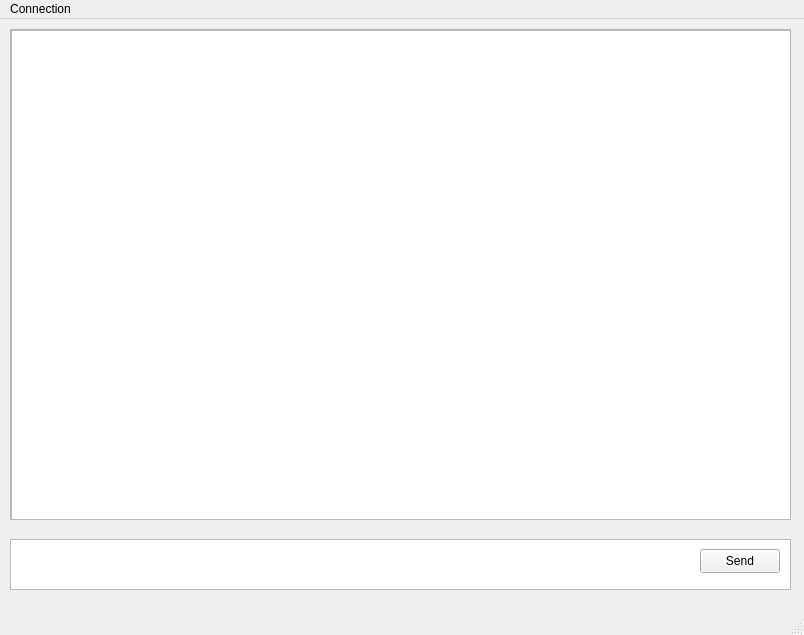
<?xml version="1.0" encoding="UTF-8"?>
<ui version="4.0">
 <class>MainWindow</class>
 <widget class="QMainWindow" name="MainWindow">
  <property name="geometry">
   <rect>
    <x>0</x>
    <y>0</y>
    <width>804</width>
    <height>635</height>
   </rect>
  </property>
  <property name="mouseTracking">
   <bool>true</bool>
  </property>
  <property name="tabletTracking">
   <bool>true</bool>
  </property>
  <property name="windowTitle">
   <string>Harmony</string>
  </property>
  <property name="windowIcon">
   <iconset resource="resources.qrc">
    <normaloff>:/assets/assets/cassie_avatar.png</normaloff>:/assets/assets/cassie_avatar.png</iconset>
  </property>
  <property name="tabShape">
   <enum>QTabWidget::TabShape::Triangular</enum>
  </property>
  <widget class="QWidget" name="centralwidget">
   <widget class="QTextEdit" name="messageEdit">
    <property name="geometry">
     <rect>
      <x>10</x>
      <y>520</y>
      <width>781</width>
      <height>51</height>
     </rect>
    </property>
    <property name="html">
     <string>&lt;!DOCTYPE HTML PUBLIC &quot;-//W3C//DTD HTML 4.0//EN&quot; &quot;http://www.w3.org/TR/REC-html40/strict.dtd&quot;&gt;
&lt;html&gt;&lt;head&gt;&lt;meta name=&quot;qrichtext&quot; content=&quot;1&quot; /&gt;&lt;meta charset=&quot;utf-8&quot; /&gt;&lt;style type=&quot;text/css&quot;&gt;
p, li { white-space: pre-wrap; }
hr { height: 1px; border-width: 0; }
li.unchecked::marker { content: &quot;\2610&quot;; }
li.checked::marker { content: &quot;\2612&quot;; }
&lt;/style&gt;&lt;/head&gt;&lt;body style=&quot; font-family:'Segoe UI'; font-size:9pt; font-weight:400; font-style:normal;&quot;&gt;
&lt;p style=&quot;-qt-paragraph-type:empty; margin-top:0px; margin-bottom:0px; margin-left:0px; margin-right:0px; -qt-block-indent:0; text-indent:0px;&quot;&gt;&lt;br /&gt;&lt;/p&gt;&lt;/body&gt;&lt;/html&gt;</string>
    </property>
   </widget>
   <widget class="QPushButton" name="sendButton">
    <property name="geometry">
     <rect>
      <x>700</x>
      <y>530</y>
      <width>80</width>
      <height>24</height>
     </rect>
    </property>
    <property name="text">
     <string>Send</string>
    </property>
   </widget>
   <widget class="QScrollArea" name="messageList">
    <property name="geometry">
     <rect>
      <x>10</x>
      <y>10</y>
      <width>781</width>
      <height>491</height>
     </rect>
    </property>
    <property name="widgetResizable">
     <bool>true</bool>
    </property>
    <widget class="QWidget" name="scrollAreaWidgetContents">
     <property name="geometry">
      <rect>
       <x>0</x>
       <y>0</y>
       <width>779</width>
       <height>489</height>
      </rect>
     </property>
     <widget class="QListWidget" name="messageDisplay">
      <property name="geometry">
       <rect>
        <x>0</x>
        <y>0</y>
        <width>781</width>
        <height>491</height>
       </rect>
      </property>
     </widget>
    </widget>
   </widget>
  </widget>
  <widget class="QMenuBar" name="menubar">
   <property name="geometry">
    <rect>
     <x>0</x>
     <y>0</y>
     <width>804</width>
     <height>21</height>
    </rect>
   </property>
   <widget class="QMenu" name="menuConnection">
    <property name="title">
     <string>Connection</string>
    </property>
    <addaction name="actionConnect"/>
   </widget>
   <addaction name="menuConnection"/>
  </widget>
  <widget class="QStatusBar" name="statusbar"/>
  <action name="actionConnect">
   <property name="icon">
    <iconset theme="QIcon::ThemeIcon::ContactNew"/>
   </property>
   <property name="text">
    <string>Connect</string>
   </property>
  </action>
 </widget>
 <resources>
  <include location="resources.qrc"/>
 </resources>
 <connections/>
</ui>
